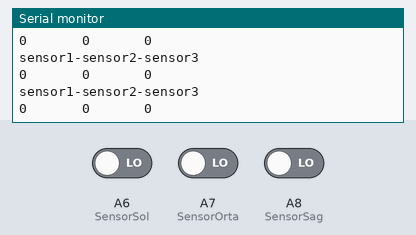
This sketch was run on a simulated Arduino Mega 2560, built with avr-gcc and run on an emulated ATmega2560. On the bench: the last lines printed to the serial monitor. The test bench sets the inputs (shaded band); at power-on: A6 (SensorSol) LOW, A7 (SensorOrta) LOW, A8 (SensorSag) LOW.

Above: at 2.8 s.
2.9 s: A6 (SensorSol) driven HIGH
At 3.8 s:
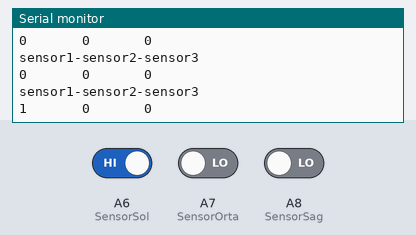
4.4 s: A7 (SensorOrta) driven HIGH
At 5.4 s:
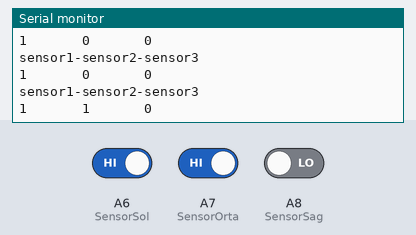
5.9 s: A8 (SensorSag) driven HIGH
At 6.8 s:
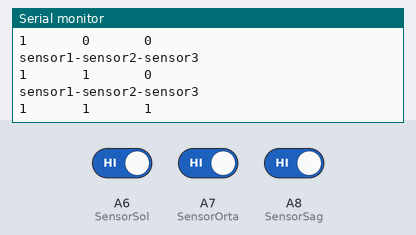
7.4 s: A6 (SensorSol) driven LOW
At 8.7 s:
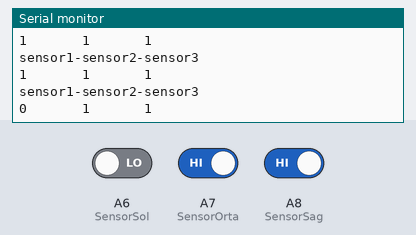
8.9 s: A7 (SensorOrta) driven LOW
At 9.7 s:
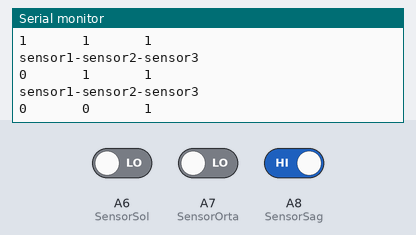

Measured:
- after the input at 2.9 s, the serial monitor: prints a new line after 0.13 s (image 1)
- after the input at 4.4 s, the serial monitor: prints a new line after 0.63 s (image 2)
- after the input at 5.9 s, the serial monitor: prints a new line after 0.13 s (image 3)
- after the input at 7.4 s, the serial monitor: prints a new line after 0.63 s (image 4)
- after the input at 8.9 s, the serial monitor: prints a new line after 0.13 s (image 5)

The sketch:

_izgi__test.ino
```cpp
#define SensorSol A6
#define SensorOrta A7
#define SensorSag A8

void setup() {

pinMode(SensorSol, INPUT);
  pinMode(SensorOrta, INPUT);
  pinMode(SensorSag, INPUT);

}

void loop() {
Serial.begin(9600);
Serial.println("sensor1-sensor2-sensor3");
Serial.print(digitalRead(SensorSol));
Serial.print("       ");
Serial.print(digitalRead(SensorOrta));
Serial.print("       ");
Serial.println(digitalRead(SensorSag));
delay(1000);
}
```
